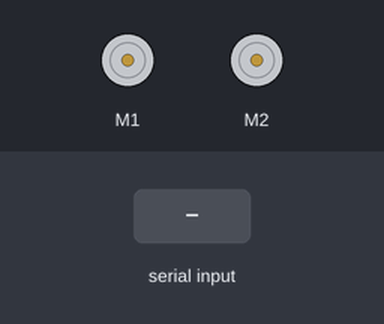
Bench run of a sketch on a simulated Arduino Uno, built with avr-gcc and run on an emulated ATmega328P. Shown: 2 × DC motor (green arrow = forward, orange = backward, longer = faster). Inputs (shaded band) come from the test bench.

Above: at 1.2 s.
1.3 s: "w" received over Serial
At 2.1 s:
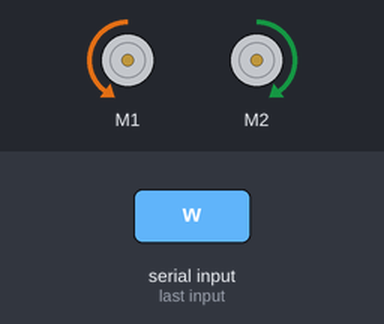
2.8 s: "s" received over Serial
At 3.6 s:
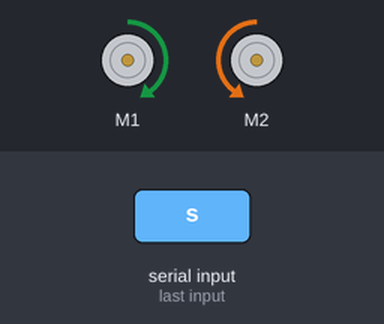
4.8 s: "a" received over Serial
At 6.4 s:
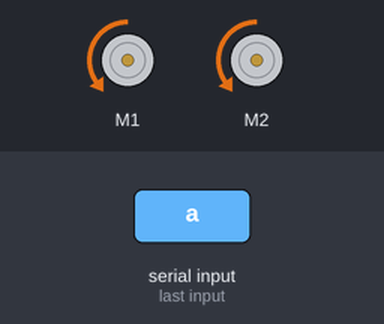
6.8 s: "d" received over Serial
At 7.9 s:
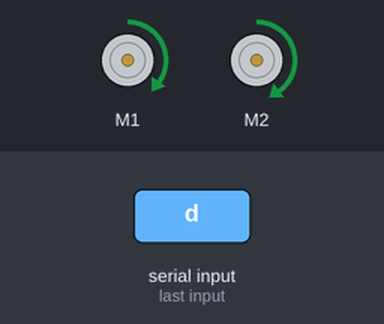
8.8 s: "1" received over Serial
At 10.6 s:
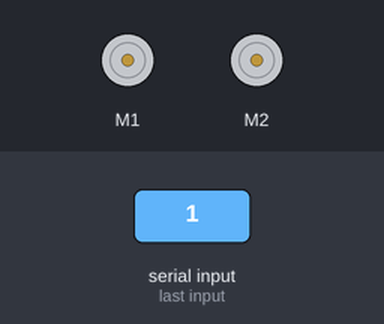
Timing chart, 0 to 11.8 s (numbered marks = the images above; inputs shaded):
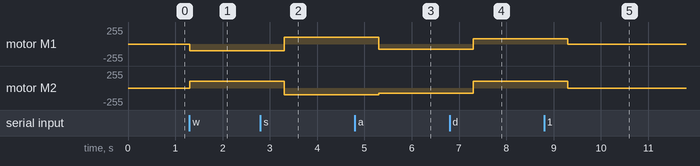

Measured:
- after the input at 1.3 s, motor M1: stopped → backward 100/255 at once; motor M2: stopped → forward 100/255 at once
- after the input at 2.8 s, motor M1: backward 100/255 → forward 100/255 after 0.50 s; motor M2: forward 100/255 → backward 100/255 after 0.50 s
- after the input at 4.8 s, motor M1: forward 100/255 → backward 80/255 after 0.50 s; motor M2: backward 100/255 → backward 80/255 after 0.50 s
- after the input at 6.8 s, motor M1: backward 80/255 → forward 80/255 after 0.50 s; motor M2: backward 80/255 → forward 100/255 after 0.50 s
- after the input at 8.8 s, motor M1: forward 80/255 → stopped after 0.50 s; motor M2: forward 100/255 → stopped after 0.50 s

The sketch:

sketch_sep6a.ino
```cpp
#include <MeMCore.h>


MeDCMotor motor3(M1);

MeDCMotor motor4(M2);


uint8_t motorSpeed = 100;

uint8_t turnSpeed = 80;


void setup()

{

  Serial.begin(9600);

}


void loop()

{

  if (Serial.available())

  {

    char input = Serial.read();

    if (input == 'w')

    {

      motor3.run(-motorSpeed);

      motor4.run(motorSpeed);

      delay(2000);

    }

    else if (input == 's')

    {

      motor3.run(motorSpeed);

      motor4.run(-motorSpeed);

      delay(2000);

    }

    else if (input == 'a')

    {

      motor3.run(-turnSpeed);

      motor4.run(-turnSpeed);

      delay(2000);

    }

    else if (input == 'd')

    {

      motor3.run(turnSpeed);

      motor4.run(motorSpeed);

      delay(2000);

    }

    else

    {

      motor3.stop();

      motor4.stop();

      delay(2000);

    }

  }

}
```
